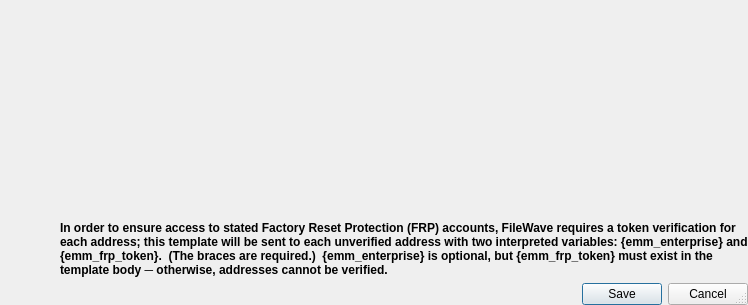
<?xml version="1.0" encoding="UTF-8"?>
<ui version="4.0">
 <class>EMMEmailFRPVerificationDlg</class>
 <widget class="QDialog" name="EMMEmailFRPVerificationDlg">
  <property name="geometry">
   <rect>
    <x>0</x>
    <y>0</y>
    <width>748</width>
    <height>305</height>
   </rect>
  </property>
  <property name="sizePolicy">
   <sizepolicy hsizetype="MinimumExpanding" vsizetype="MinimumExpanding">
    <horstretch>0</horstretch>
    <verstretch>0</verstretch>
   </sizepolicy>
  </property>
  <property name="minimumSize">
   <size>
    <width>748</width>
    <height>305</height>
   </size>
  </property>
  <property name="windowTitle">
   <string>EMM - Factory Reset Protection Verification Email Template</string>
  </property>
  <property name="sizeGripEnabled">
   <bool>true</bool>
  </property>
  <property name="modal">
   <bool>true</bool>
  </property>
  <layout class="QVBoxLayout" name="verticalLayout">
   <property name="leftMargin">
    <number>0</number>
   </property>
   <property name="topMargin">
    <number>0</number>
   </property>
   <property name="rightMargin">
    <number>0</number>
   </property>
   <property name="bottomMargin">
    <number>0</number>
   </property>
   <item>
    <widget class="EmailTemplateWidget" name="email" native="true">
     <property name="sizePolicy">
      <sizepolicy hsizetype="Expanding" vsizetype="Expanding">
       <horstretch>0</horstretch>
       <verstretch>0</verstretch>
      </sizepolicy>
     </property>
    </widget>
   </item>
   <item>
    <layout class="QHBoxLayout" name="hl_infoLine">
     <item>
      <spacer name="horizontalSpacer">
       <property name="orientation">
        <enum>Qt::Horizontal</enum>
       </property>
       <property name="sizeType">
        <enum>QSizePolicy::Maximum</enum>
       </property>
       <property name="sizeHint" stdset="0">
        <size>
         <width>60</width>
         <height>20</height>
        </size>
       </property>
      </spacer>
     </item>
     <item>
      <widget class="QLabel" name="lTip_information">
       <property name="sizePolicy">
        <sizepolicy hsizetype="Expanding" vsizetype="Fixed">
         <horstretch>0</horstretch>
         <verstretch>0</verstretch>
        </sizepolicy>
       </property>
       <property name="minimumSize">
        <size>
         <width>600</width>
         <height>0</height>
        </size>
       </property>
       <property name="font">
        <font>
         <weight>75</weight>
         <bold>true</bold>
        </font>
       </property>
       <property name="styleSheet">
        <string notr="true">line-height: 4ex;</string>
       </property>
       <property name="text">
        <string>In order to ensure access to stated Factory Reset Protection (FRP) accounts, FileWave requires a token verification for each address; this template will be sent to each unverified address with two interpreted variables: {emm_enterprise} and {emm_frp_token}. &amp;nbsp;(The braces are required.) &amp;nbsp;{emm_enterprise} is optional, but {emm_frp_token} must exist in the template body&amp;nbsp;─&amp;nbsp;otherwise, addresses cannot be verified.</string>
       </property>
       <property name="textFormat">
        <enum>Qt::RichText</enum>
       </property>
       <property name="wordWrap">
        <bool>true</bool>
       </property>
       <property name="textInteractionFlags">
        <set>Qt::TextBrowserInteraction</set>
       </property>
      </widget>
     </item>
    </layout>
   </item>
   <item>
    <layout class="QHBoxLayout" name="hl_buttonBox">
     <item>
      <spacer name="horizontalSpacer_2">
       <property name="orientation">
        <enum>Qt::Horizontal</enum>
       </property>
       <property name="sizeType">
        <enum>QSizePolicy::Maximum</enum>
       </property>
       <property name="sizeHint" stdset="0">
        <size>
         <width>60</width>
         <height>20</height>
        </size>
       </property>
      </spacer>
     </item>
     <item>
      <widget class="QLabel" name="lTip_statusMsg">
       <property name="sizePolicy">
        <sizepolicy hsizetype="Expanding" vsizetype="Fixed">
         <horstretch>0</horstretch>
         <verstretch>0</verstretch>
        </sizepolicy>
       </property>
       <property name="text">
        <string/>
       </property>
      </widget>
     </item>
     <item>
      <widget class="QDialogButtonBox" name="buttonBox">
       <property name="sizePolicy">
        <sizepolicy hsizetype="Minimum" vsizetype="Fixed">
         <horstretch>0</horstretch>
         <verstretch>0</verstretch>
        </sizepolicy>
       </property>
       <property name="orientation">
        <enum>Qt::Horizontal</enum>
       </property>
       <property name="standardButtons">
        <set>QDialogButtonBox::Cancel|QDialogButtonBox::Save</set>
       </property>
      </widget>
     </item>
    </layout>
   </item>
  </layout>
 </widget>
 <customwidgets>
  <customwidget>
   <class>EmailTemplateWidget</class>
   <extends>QWidget</extends>
   <header>FileWaveGuiLib/EmailTemplateWidget.h</header>
  </customwidget>
 </customwidgets>
 <resources/>
 <connections>
  <connection>
   <sender>buttonBox</sender>
   <signal>accepted()</signal>
   <receiver>EMMEmailFRPVerificationDlg</receiver>
   <slot>accept()</slot>
   <hints>
    <hint type="sourcelabel">
     <x>257</x>
     <y>295</y>
    </hint>
    <hint type="destinationlabel">
     <x>157</x>
     <y>274</y>
    </hint>
   </hints>
  </connection>
  <connection>
   <sender>buttonBox</sender>
   <signal>rejected()</signal>
   <receiver>EMMEmailFRPVerificationDlg</receiver>
   <slot>reject()</slot>
   <hints>
    <hint type="sourcelabel">
     <x>325</x>
     <y>295</y>
    </hint>
    <hint type="destinationlabel">
     <x>286</x>
     <y>274</y>
    </hint>
   </hints>
  </connection>
 </connections>
</ui>
